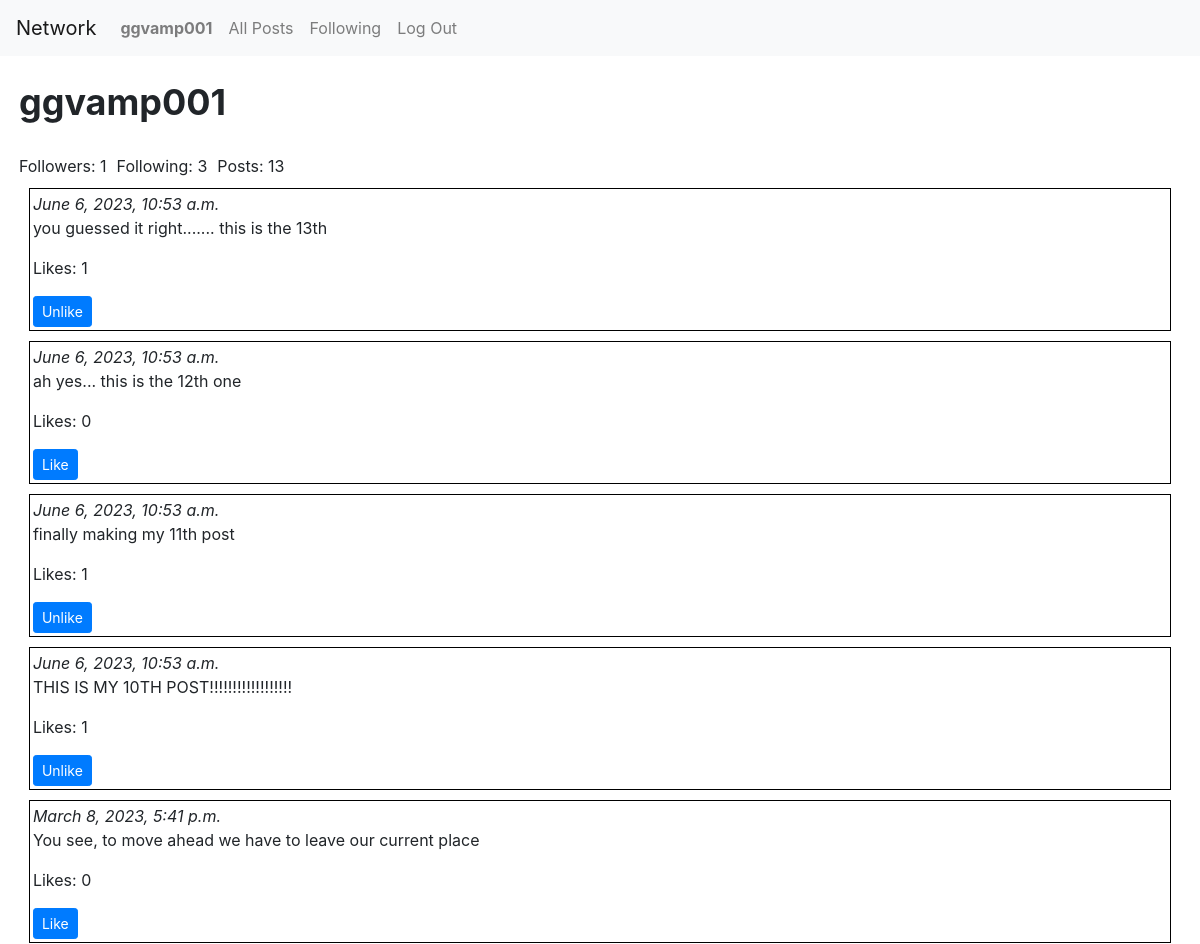
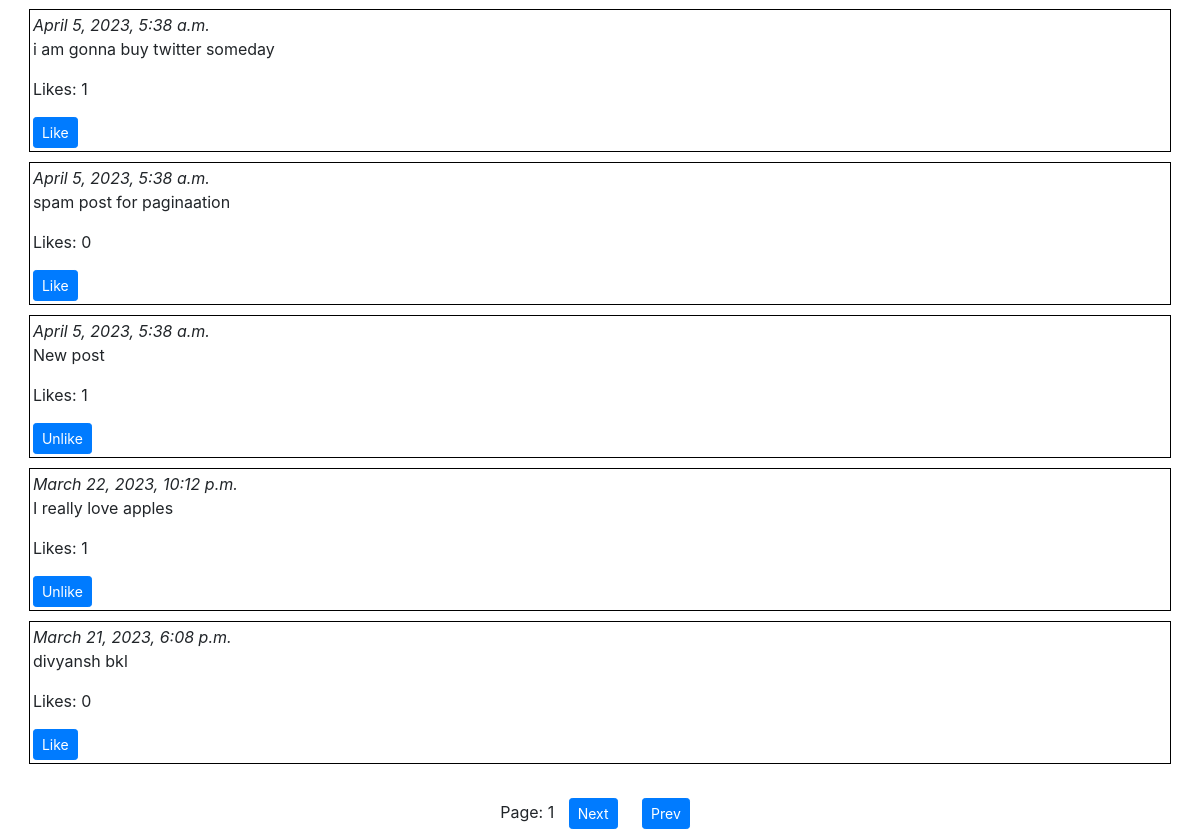
The app's page /user/ggvamp001 (signed in) with its own data (2 pictures, top to bottom).
### network/models.py (models this page shows, shortened)
class User(AbstractUser):
    pass

class Posts(models.Model):
    poster = models.ForeignKey(User, on_delete=models.CASCADE, related_name="posts")
    content = models.TextField(max_length=256)
    time = models.DateTimeField(default=datetime.now())

### network/views.py (the view)
# urls.py: path("user/<str:username>", views.userpage, name="userpage"),
def userpage(request, username):
    user = User.objects.get(username=username)
    allposts = list(Posts.objects.filter(poster=user).values())
    postcount = len(allposts)
    for post in allposts:
        post["likecount"] = len(Like.objects.filter(post_id=post["id"]))
        liked = Like.objects.filter(
            user=request.user, post=Posts.objects.get(id=post["id"])
        )
        if len(liked) == 0:
            post["liked"] = False
        else:
            post["liked"] = True
    allposts.reverse()
    follower = len(user.followers.all())
    following = len(user.following.all())
    try:
        Follower.objects.get(
            follower=User.objects.get(username=request.user.username),
            following=User.objects.get(username=username),
        )
        follow_status = True
    except:
        follow_status = False
    paginator = Paginator(allposts, 10)
    page_no = request.GET.get("page")
    if page_no is None or int(page_no) < 0 or int(page_no) > paginator.num_pages:
        page_no = 1
    page_obj = list(paginator.get_page(page_no))
    return render(
        request,
        "network/userpage.html",
        {
            "username": username,
            "posts": page_obj,
            "pagecount": paginator.num_pages,
            "page": page_no,
            "postcount": postcount,
            "followers": follower,
            "following": following,
            "follow_status": follow_status,
        },
    )

### network/templates/network/userpage.html (shortened to what this page needs)
{% extends "network/layout.html" %}
{% load static %}
{% block body %}
    <div id="UserBody">
        <div id="username">
            {{username}}
        </div>
        <div id="belowFollowButton">
            <div>Followers: {{followers}}</div> <div>Following: {{following}}</div> <div>Posts: {{postcount}}</div>
        </div>
        <div>
            {% for post in posts %}
            <div class="post">
                <i>{{post.time}}</i>
                <p>{{post.content}} </p>
                <p id="post{{post.id}}">Likes: {{post.likecount}}</p>
                {% if user.is_authenticated %}
                <form id="{{post.id}}form" onsubmit="LikePost({{post.id}}); return false">
                    <button class="btn btn-primary btn-sm" id="button{{post.id}}" type="submit">
                        {% if post.liked %}
                            Unlike
                        {% else %}
                            Like
                        {% endif %}
                    </button>
                </form>
                {% endif %}
            </div>
            {% endfor %}
        </div>
    </div>
        {% if pagecount > 1 %}
        <div id="paginatory">
            Page: {{page}}
            <form action="/user/{{username}}" id="nextButtonForm" method="GET">
                <button class="btn btn-primary btn-sm" type="submit">Next</button>
            </form>
            <form id="prevButtonForm">
                <button class="btn btn-primary btn-sm" type="submit">Prev</button>
            </form>
        </div>
        {% endif %}
{% endblock %}

### network/templates/network/layout.html (shortened to what this page needs)
{% load static %}
<!DOCTYPE html>
<html lang="en">
    <head>
        <link rel="stylesheet" href="https://stackpath.bootstrapcdn.com/bootstrap/4.4.1/css/bootstrap.min.css">
        <link href="{% static 'network/styles.css' %}" rel="stylesheet">
    </head>
    <body>
        <nav class="navbar navbar-expand-lg navbar-light bg-light">
            <a class="navbar-brand" href="{% url 'index' %}">Network</a>
            <div>
              <ul class="navbar-nav mr-auto">
                {% if user.is_authenticated %}
                    <li class="nav-item">
                        <a class="nav-link" href="{% url 'userpage' user.username %}"><strong>{{ user.username }}</strong></a>
                    </li>
                {% endif %}
                <li class="nav-item">
                  <a class="nav-link" href="{% url 'index' %}">All Posts</a>
                </li>
                {% if user.is_authenticated %}
                    <li class="nav-item">
                        <form id="followingButton">
                            <input class="nav-link" id="following" type="submit" value="Following">
                        </form>
                    </li>
                    <li class="nav-item">
                        <a class="nav-link" href="{% url 'logout' %}">Log Out</a>
                    </li>
                {% endif %}
              </ul>
            </div>
          </nav>
        <div class="body">
            {% block body %}
            {% endblock %}
        </div>
    </body>
</html>

### network/static/network/styles.css (style rules this page uses)
.post { border:1px solid black; margin:10px; padding:3px; }
#username { font-size:36px; font-weight:bold; padding-bottom:15px; animation-name: enterFromRight; animation-duration:2s; }
.navbar { animation-name: enterFromBottom; animation-duration: 3s; }
#UserBody { padding:.5cm; }
#belowFollowButton { display: flex; flex:wrap; }
#belowFollowButton > div { padding-right:10px; padding-top:10px; }
#following { border:none; background:none; }
#paginatory { text-align:center; }
#paginatory * { margin:5px; display:inline; }

### records on screen
User: username "ggvamp001"
Posts: time "June 6, 2023, 10:53 a.m.", content "you guessed it right....... this is the 13th", likecount "1", shows "Unlike"
Posts: time "June 6, 2023, 10:53 a.m.", content "ah yes... this is the 12th one", likecount "0", shows "Like"
Posts: time "June 6, 2023, 10:53 a.m.", content "finally making my 11th post", likecount "1", shows "Unlike"
Posts: time "June 6, 2023, 10:53 a.m.", content "THIS IS MY 10TH POST!!!!!!!!!!!!!!!!!!", likecount "1", shows "Unlike"
Posts: time "March 8, 2023, 5:41 p.m.", content "You see, to move ahead we have to leave our current place", likecount "0", shows "Like"
Posts: time "April 5, 2023, 5:38 a.m.", content "i am gonna buy twitter someday", likecount "1", shows "Like"
Posts: time "April 5, 2023, 5:38 a.m.", content "spam post for paginaation", likecount "0", shows "Like"
Posts: time "April 5, 2023, 5:38 a.m.", content "New post", likecount "1", shows "Unlike"
Posts: time "March 22, 2023, 10:12 p.m.", content "I really love apples", likecount "1", shows "Unlike"
Posts: time "March 21, 2023, 6:08 p.m.", content "divyansh bkl", likecount "0", shows "Like"

### other values on screen
{{ followers }} "1"
{{ following }} "3"
{{ postcount }} "13"
{{ page }} "1"
